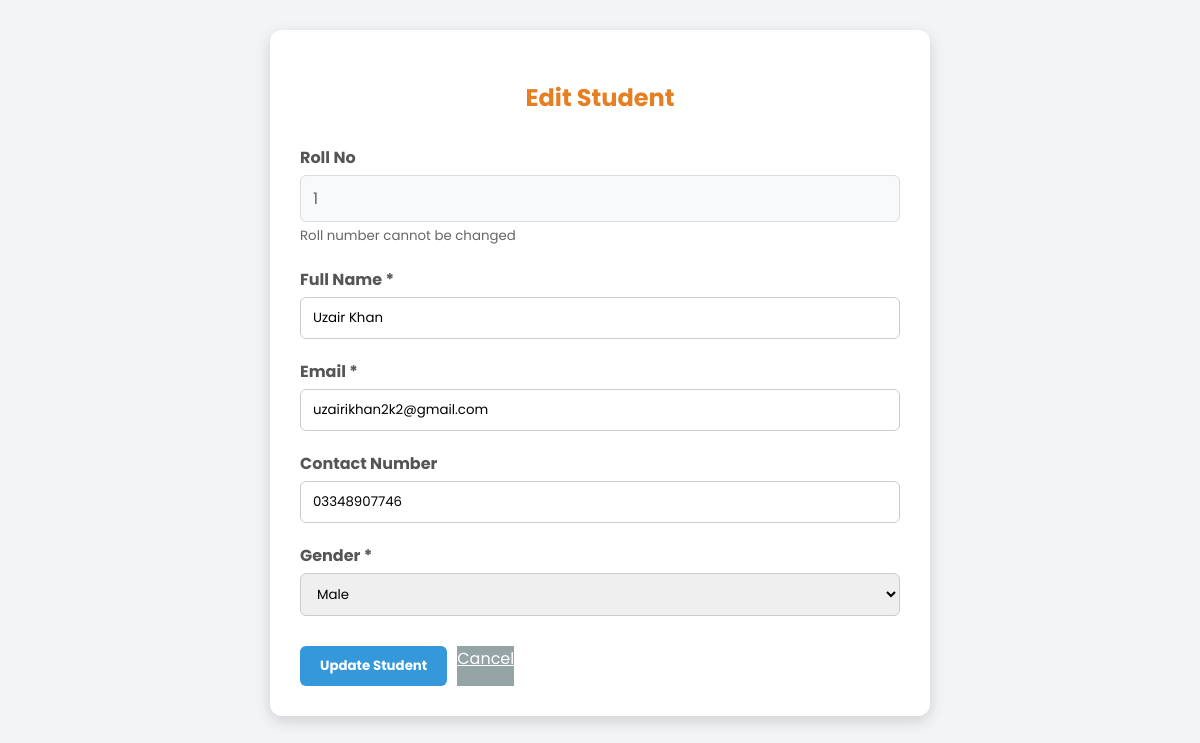
Screenshot of /edit/1 with the database file from the repository.
### tables this page shows
CREATE TABLE students (
                    roll_no TEXT PRIMARY KEY,
                    name TEXT,
                    email TEXT,
                    contact TEXT,
                    gender TEXT,
                    image TEXT
                );

### app.py (the view)
@app.route('/edit/<roll_no>', methods=['GET', 'POST'])
def edit_student(roll_no):
    try:
        conn = sqlite3.connect(DB_FILE)
        c = conn.cursor()
        if request.method == 'POST':
            name = request.form['name'].strip()
            email = request.form['email'].strip()
            contact = request.form['contact'].strip()
            gender = request.form['gender']
            c.execute("UPDATE students SET name=?, email=?, contact=?, gender=? WHERE roll_no=?",
                      (name, email, contact, gender, roll_no))
            conn.commit()
            conn.close()
            flash("Student updated successfully!", "success")
            return redirect('/')
        else:
            c.execute("SELECT * FROM students WHERE roll_no = ?", (roll_no,))
            student = c.fetchone()
            conn.close()
            if not student:
                flash("Student not found", "error")
                return redirect('/')
            return render_template('edit_student.html', student=student)
    except Exception as e:
        flash(f"Error updating student: {str(e)}", "error")
        return redirect('/')

### templates/edit_student.html (shortened to what this page needs)
<!DOCTYPE html>
<html lang="en">
<head>
</head>
<body>
    <div class="container">
        <h2>Edit Student</h2>
        <form method="POST">
            <div class="form-group">
                <label>Roll No</label>
                <div class="roll-no-display">{{ student[0] }}</div>
                <small style="color: #666;">Roll number cannot be changed</small>
            </div>
            <div class="form-group">
                <label for="name">Full Name *</label>
                <input type="text" id="name" name="name" value="{{ student[1] }}" required>
            </div>
            <div class="form-group">
                <label for="email">Email *</label>
                <input type="email" id="email" name="email" value="{{ student[2] }}" required>
            </div>
            <div class="form-group">
                <label for="contact">Contact Number</label>
                <input type="text" id="contact" name="contact" value="{{ student[3] }}">
            </div>
            <div class="form-group">
                <label for="gender">Gender *</label>
                <select id="gender" name="gender" required>
                    <option value="Male" {% if student[4] == 'Male' %}selected{% endif %}>Male</option>
                </select>
            </div>
            <div class="button-group">
                <button type="submit" class="btn-primary">Update Student</button>
                <a href="/" class="btn-secondary">Cancel</a>
            </div>
        </form>
    </div>
</body>
</html>

### templates/edit_student.html (style rules this page uses)
body { font-family: 'Poppins', sans-serif; background: #f3f4f6; margin: 0; padding: 30px; }
.container { max-width: 600px; margin: 0 auto; background: white; padding: 30px; border-radius: 12px; box-shadow: 0 5px 15px rgba(0,0,0,0.15); }
h2 { color: #e67e22; text-align: center; margin-bottom: 30px; }
.form-group { margin-bottom: 20px; }
label { display: block; margin-bottom: 5px; font-weight: bold; color: #555; }
input, select { width: 100%; padding: 10px 12px; border-radius: 6px; border: 1px solid #ccc; font-family: 'Poppins', sans-serif; box-sizing: border-box; }
.button-group { display: flex; gap: 10px; margin-top: 30px; }
button, .btn { padding: 10px 20px; border-radius: 6px; border: none; cursor: pointer; font-weight: bold; text-decoration: none; text-align: center; transition: 0.3s; font-family: 'Poppins', sans-serif; }
.btn-primary { background-color: #3498db; color: white; }
.btn-secondary { background-color: #95a5a6; color: white; }
.roll-no-display { background-color: #f8f9fa; padding: 10px 12px; border-radius: 6px; border: 1px solid #ddd; color: #666; }

### rows the page displays
students: roll_no "1", name "Uzair Khan", email "uzairikhan2k2@gmail.com", contact "03348907746", gender "Male"
